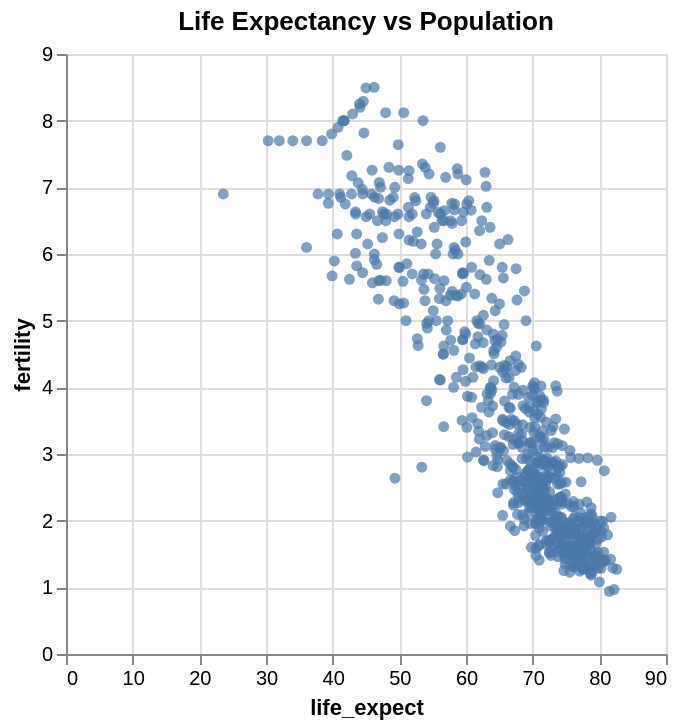

Notebook code cell kept with this figure:
### Markdown cell above
## Exercise 3. 

Compare the previous chart with another one where the marks are depicted as circles. Make another experiment with the charts as squares.

### Code cell
chart = alt.Chart(df).mark_circle().encode(
    x='life_expect:Q',
    y='fertility:Q'
).properties(
    title='Life Expectancy vs Population'
)
chart.show()

### Figure 1 — Vega-Lite specification as saved in the notebook (floating-point values rounded to 4 significant figures; data arrays with more than 128 entries replaced by an {"elided": "..."} marker saying what was removed)
{"config": {"view": {"continuousWidth": 300, "continuousHeight": 300}}, "data": {"name": "data-aa403d6f380beb46446b2e507d315b18"}, "mark": {"type": "circle"}, "encoding": {"x": {"field": "life_expect", "type": "quantitative"}, "y": {"field": "fertility", "type": "quantitative"}}, "title": "Life Expectancy vs Population", "$schema": "https://vega.github.io/schema/vega-lite/v5.20.1.json", "datasets": {"data-aa403d6f380beb46446b2e507d315b18": {"elided": "693 records"}}}
